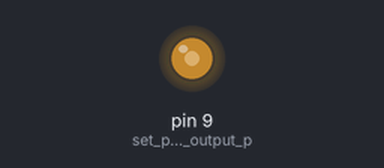
This sketch was run on a simulated Arduino Uno, built with avr-gcc and run on an emulated ATmega328P. Parts: output pins drawn as LEDs (lit = HIGH).

Above: at 0.1 s.
Timing chart, 0 to 1.6 s (numbered marks = the images above):
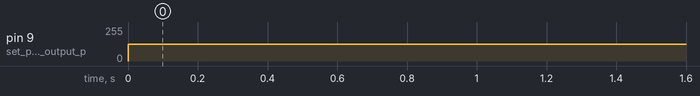

The sketch:

PWMtest.ino
```cpp
// https://arduinoinfo.mywikis.net/wiki/Arduino-PWM-Frequency


//int m ; // initialize variable m
//int n ; // initialize variable n
void setup()
{
pinMode(9,OUTPUT) ; // set pwm pin 6 as output pin
//pinMode(A1,INPUT) ; // set analog pin as input pin
TCCR1B = TCCR1B & B11111000 | B00000001;    // set timer 1 divisor to     1 for PWM frequency of 31372.55 Hz
Serial.begin(9600) ; // begin serial communication
}
void loop()
{
//m= analogRead(A1) ;// read voltage value from pin A1 which feeds from resistor divider
//n= map(m,0,1023,0,255) ; // map this ip value betwenn 0 and 255
analogWrite(9,127) ; // write mapped value on pin 12
//Serial.print(" PWM Value ") ;

}
```

Measured:
- by itself, pin 9 (set_pwm_pin_6_as_output_p): 0/255 → 127/255 at 0.00 s
